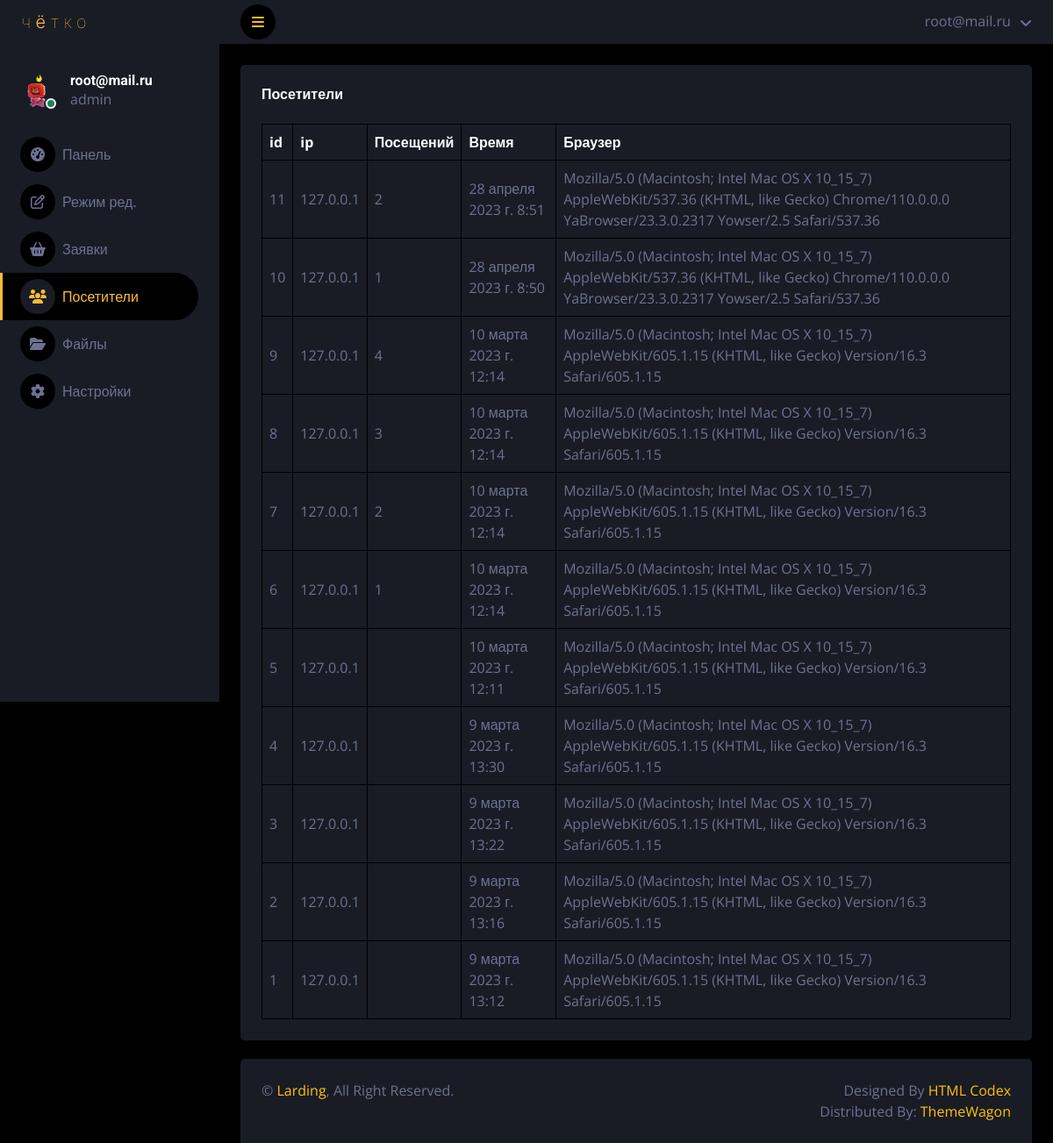
/users/ (signed in), run on the app's committed database.
### landing/models.py (models this page shows, shortened)
class visitors(models.Model):
	ip = models.CharField(max_length=100, db_index=True,verbose_name="IP",blank=True)
	browser = models.CharField(max_length=200, db_index=True,verbose_name="Браузер",blank=True)
	time_create = models.DateTimeField(auto_now_add=True,verbose_name="Время посещения",blank=True)
	time_out = models.CharField(max_length=100, db_index=True,verbose_name="Визитов",blank=True)
	class Meta:
		verbose_name = 'Посетитель'
		verbose_name_plural = 'Посетители'

### landing/views.py (the view)
# urls.py: path('users/',UsersPage.as_view(),name='users'),
class UsersPage(LoginRequiredMixin,DataMixin,ListView):
    model = landing
    template_name = 'accounts/darkpan/users.html'
    def get_context_data(self,*, object_list=None, **kwargs):
        context = super().get_context_data(**kwargs)
        print(self.request.user)
        context['user'] = self.request.user
        context['visitors'] = visitors.objects.order_by("-id")
        context['visitors_count'] = visitors.objects.count()
        c_def = self.get_user_context(title="Посетители",selected="landing:users")
        context = dict(list(context.items())+list(c_def.items()))
        return context

### landing/utils.py (called while the page is built)
	def get_user_context(self, **kwargs):
		context = kwargs
		context['menu_admin']=[{'title':'Панель','url_name':'landing:dashboard','icon':'fa-tachometer-alt'},
							   {'title':'Режим ред.','url_name':'landing:edit','icon':'fa-edit'},
							   {'title':'Заявки','url_name':'landing:order','icon':'fa-shopping-basket'},
							   {'title':'Посетители','url_name':'landing:users','icon':'fa-users'},
							   {'title':'Файлы','url_name':'landing:files','icon':'fa-folder-open'},
							   {'title':'Настройки','url_name':'landing:settings','icon':'fa-gear'},
			]
		return context

### landing/templates/accounts/darkpan/users.html
{% extends "accounts/darkpan/base.html" %}
{% block content %}
            <div class="container-fluid pt-4 px-4">
                <div class="bg-secondary text-center rounded p-4">
                    <div class="d-flex align-items-center justify-content-between mb-4">
                        <h6 class="mb-0">Посетители</h6>
                    </div>
                    <div class="table-responsive">
                        <table class="table text-start align-middle table-bordered table-hover mb-0">
                            <thead>
                                <tr class="text-white">
                                    <th scope="col">id</th>
                                    <th scope="col">ip</th>
                                    <th scope="col">Посещений</th>
                                    <th scope="col">Время</th>
                                    <th scope="col">Браузер</th>
                                </tr>
                            </thead>
                            <tbody>
                                {% for item in visitors %}
                                    <tr>
                                        <td>{{ item.id }}</td>
                                        <td>{{ item.ip }}</td>
                                        <td>{{ item.time_out }}</td>
                                        <td>{{ item.time_create }}</td>
                                        <td>{{ item.browser }}</td>
                                    </tr>
                                {% endfor %}
                            </tbody>
                        </table>
                    </div>
                </div>
            </div>
{% endblock %}

### landing/templates/accounts/darkpan/base.html (shortened to what this page needs)
{% load static %}
<!DOCTYPE html>
<html lang="en">
<head>
    <link href="{% static 'accounts/'%}lib/owlcarousel/assets/owl.carousel.min.css" rel="stylesheet">
    <link href="{% static 'accounts/'%}lib/tempusdominus/css/tempusdominus-bootstrap-4.min.css" rel="stylesheet" />
    <link href="{% static 'accounts/'%}css/bootstrap.min.css" rel="stylesheet">
    <link href="{% static 'accounts/'%}css/style.css" rel="stylesheet">
</head>
<body>
    <div class="container-fluid position-relative d-flex p-0">
        <div class="sidebar pe-4 pb-3">
            <nav class="navbar bg-secondary navbar-dark">
                <a href="{% url 'landing:home' %}" class="d-flex align-items-center navbar-brand mx-4 mb-3 w-100">
                    <img src="{% static 'accounts/'%}img/logo.svg">
                </a>
                <div class="d-flex align-items-center ms-4 mb-4 mt-4 w-100">
                    <div class="position-relative">
                       <img class="rounded-circle" src="/media/files/2023/05/02/angry.png" alt="" style="width: 40px; height: 40px;">
                        <div class="bg-success rounded-circle border border-2 border-white position-absolute end-0 bottom-0 p-1"></div>
                    </div>
                    <div class="ms-3">
                        <h6 class="mb-0">{{ user.email }}</h6>
                        {% if user.is_superuser %}
                            <span>admin</span>
                        {% else %}
                            <span>no admin</span>
                        {% endif %}
                    </div>
                </div>
                <div class="navbar-nav w-100">
                    {% for item in menu_admin %}
                        {% if item.url_name == selected %}
                            <a href="{% url item.url_name %}" class="nav-item nav-link active"><i class="fa {{ item.icon }} me-2"></i>{{ item.title }}</a>
                        {% else %}
                            <a href="{% url item.url_name %}" class="nav-item nav-link"><i class="fa {{ item.icon }} me-2"></i>{{ item.title }}</a>
                        {% endif %}
                    {% endfor %}
                </div>
            </nav>
        </div>
        <div class="content ">
            <nav class="navbar navbar-expand bg-secondary navbar-dark sticky-top px-4 py-0">
                <a href="#" class="sidebar-toggler flex-shrink-0">
                    <i class="fa fa-bars"></i>
                </a>
                <div class="navbar-nav align-items-center ms-auto">
                    <div class="nav-item dropdown">
                        <a href="#" class="nav-link dropdown-toggle" data-bs-toggle="dropdown">
                            <span class="d-none d-lg-inline-flex">{{ user.email }}</span>
                        </a>
                    </div>
                </div>
            </nav>
            {% block content %}
            {% endblock %}
            <div class="mt-auto position-sticky top-100" style="margin-top: 117px !important;">
                <div class="container-fluid pt-4 px-4 position-absolute bottom-0"  >
                    <div class="bg-secondary rounded-top p-4" >
                        <div class="row" >
                            <div class="col-12 col-sm-6 text-center text-sm-start">
                                &copy; <a href="#">Larding</a>, All Right Reserved.
                            </div>
                            <div class="col-12 col-sm-6 text-center text-sm-end">
                                Designed By <a href="https://htmlcodex.com">HTML Codex</a>
                                <br>Distributed By: <a href="https://themewagon.com" target="_blank">ThemeWagon</a>
                            </div>
                        </div>
                    </div>
                </div>
            </div>
        </div>
    </div>
</body>
</html>

### landing/static/accounts/css/style.css (style rules this page uses)
:root { --primary: #febb39; --secondary: #191C24; --light: #6C7293; --dark: #000000; }
.sidebar { position: fixed; top: 0; left: 0; bottom: 0; width: 250px; height: 100vh; overflow-y: auto; background: var(--secondary); transition: 0.5s; z-index: 999; }
.content { margin-left: 250px; min-height: 100vh; background: var(--dark); transition: 0.5s; }
@media (min-width: 992px) { .sidebar { margin-left: 0; } }
@media (min-width: 992px) { .content { width: calc(100% - 250px); } }
.sidebar .navbar .navbar-nav .nav-link { padding: 7px 20px; color: var(--light); font-weight: 500; border-left: 3px solid var(--secondary); border-radius: 0 30px 30px 0; outline: none; }
.sidebar .navbar .navbar-nav .nav-link:hover, .sidebar .navbar .navbar-nav .nav-link.active { color: var(--primary); background: var(--dark); border-color: var(--primary); }
.sidebar .navbar .navbar-nav .nav-link i { width: 40px; height: 40px; display: inline-flex; align-items: center; justify-content: center; background: var(--dark); border-radius: 40px; }
.sidebar .navbar .navbar-nav .nav-link:hover i, .sidebar .navbar .navbar-nav .nav-link.active i { background: var(--secondary); }
.content .navbar .navbar-nav .nav-link { margin-left: 25px; padding: 12px 0; color: var(--light); outline: none; }
.content .navbar .sidebar-toggler, .content .navbar .navbar-nav .nav-link i { width: 40px; height: 40px; display: inline-flex; align-items: center; justify-content: center; background: var(--dark); border-radius: 40px; }
.content .navbar .dropdown-toggle::after { margin-left: 6px; vertical-align: middle; border: none; content: "\f107"; font-family: "Font Awesome 5 Free"; font-weight: 900; transition: .5s; }

### data on the page
visitors: id "11", ip "127.0.0.1", time_out "2", time_create "28 апреля 2023 г. 8:51", browser "Mozilla/5.0 (Macintosh; Intel Mac OS X 10_15_7) AppleWebKit/537.36 (KHTML, like Gecko) Chrome/110.0.0.0 YaBrowser/23.3.0.2317 Yowser/2.5 Safari/537.36"
visitors: id "10", ip "127.0.0.1", time_out "1", time_create "28 апреля 2023 г. 8:50", browser "Mozilla/5.0 (Macintosh; Intel Mac OS X 10_15_7) AppleWebKit/537.36 (KHTML, like Gecko) Chrome/110.0.0.0 YaBrowser/23.3.0.2317 Yowser/2.5 Safari/537.36"
visitors: id "9", ip "127.0.0.1", time_out "4", time_create "10 марта 2023 г. 12:14", browser "Mozilla/5.0 (Macintosh; Intel Mac OS X 10_15_7) AppleWebKit/605.1.15 (KHTML, like Gecko) Version/16.3 Safari/605.1.15"
visitors: id "8", ip "127.0.0.1", time_out "3", time_create "10 марта 2023 г. 12:14", browser "Mozilla/5.0 (Macintosh; Intel Mac OS X 10_15_7) AppleWebKit/605.1.15 (KHTML, like Gecko) Version/16.3 Safari/605.1.15"
visitors: id "7", ip "127.0.0.1", time_out "2", time_create "10 марта 2023 г. 12:14", browser "Mozilla/5.0 (Macintosh; Intel Mac OS X 10_15_7) AppleWebKit/605.1.15 (KHTML, like Gecko) Version/16.3 Safari/605.1.15"
visitors: id "6", ip "127.0.0.1", time_out "1", time_create "10 марта 2023 г. 12:14", browser "Mozilla/5.0 (Macintosh; Intel Mac OS X 10_15_7) AppleWebKit/605.1.15 (KHTML, like Gecko) Version/16.3 Safari/605.1.15"
visitors: id "5", ip "127.0.0.1", time_create "10 марта 2023 г. 12:11", browser "Mozilla/5.0 (Macintosh; Intel Mac OS X 10_15_7) AppleWebKit/605.1.15 (KHTML, like Gecko) Version/16.3 Safari/605.1.15"
visitors: id "4", ip "127.0.0.1", time_create "9 марта 2023 г. 13:30", browser "Mozilla/5.0 (Macintosh; Intel Mac OS X 10_15_7) AppleWebKit/605.1.15 (KHTML, like Gecko) Version/16.3 Safari/605.1.15"
visitors: id "3", ip "127.0.0.1", time_create "9 марта 2023 г. 13:22", browser "Mozilla/5.0 (Macintosh; Intel Mac OS X 10_15_7) AppleWebKit/605.1.15 (KHTML, like Gecko) Version/16.3 Safari/605.1.15"
visitors: id "2", ip "127.0.0.1", time_create "9 марта 2023 г. 13:16", browser "Mozilla/5.0 (Macintosh; Intel Mac OS X 10_15_7) AppleWebKit/605.1.15 (KHTML, like Gecko) Version/16.3 Safari/605.1.15"
visitors: id "1", ip "127.0.0.1", time_create "9 марта 2023 г. 13:12", browser "Mozilla/5.0 (Macintosh; Intel Mac OS X 10_15_7) AppleWebKit/605.1.15 (KHTML, like Gecko) Version/16.3 Safari/605.1.15"

### other printed values
{{ user.email }} "root@mail.ru"
{{ item.title }} "Панель" "Режим ред." "Заявки" "Файлы" "Настройки"
{{ item.title }} "Посетители"
